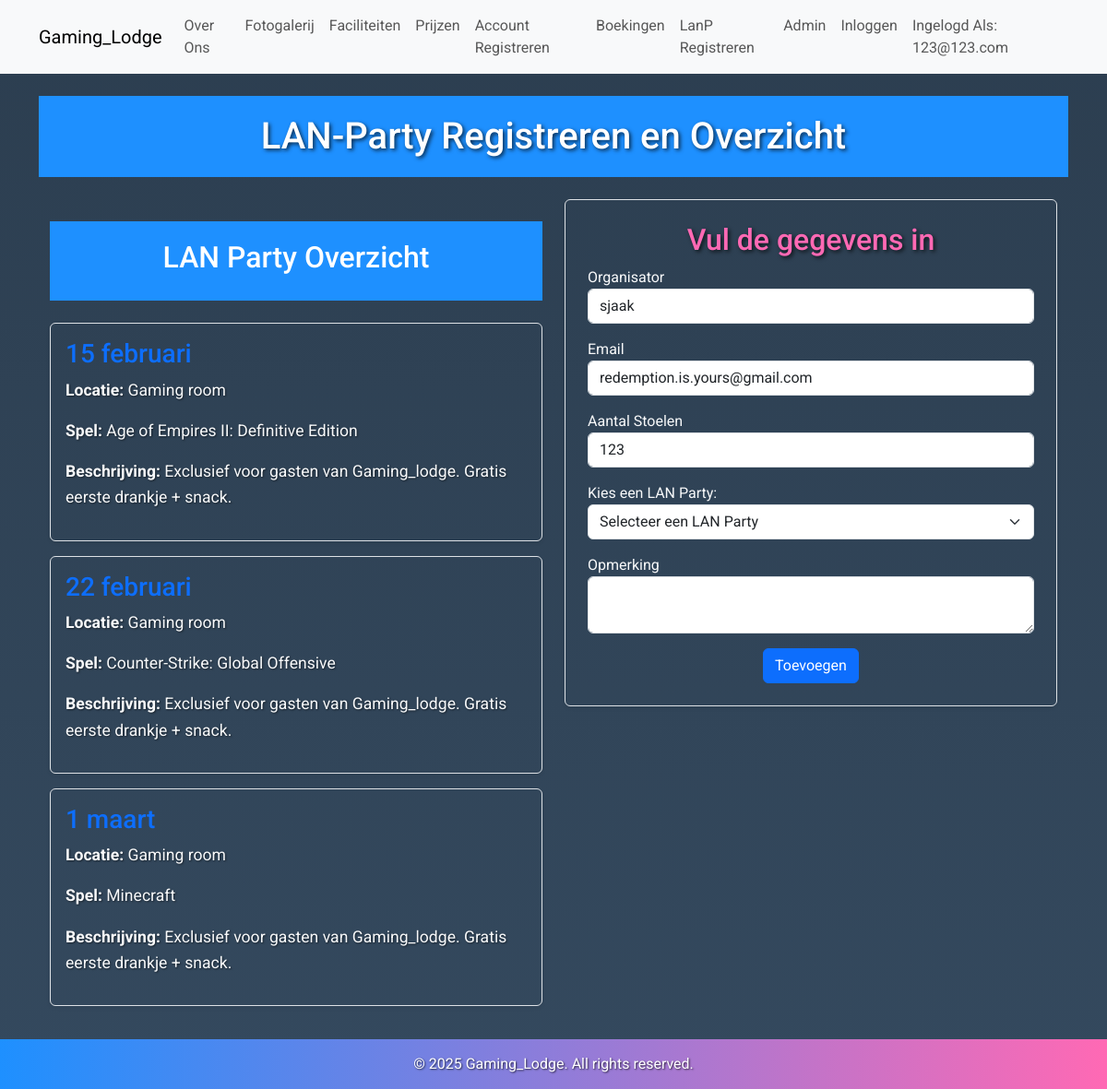
Screenshot of /lanp/update/1 (signed in) with the database file from the repository.
### dbmodel.py (models this page shows, shortened)
class KlantTabel(db.Model, UserMixin):
    id = db.Column(db.Integer, primary_key=True)
    username = db.Column(db.String(80), nullable=False)
    email = db.Column(db.String(120), nullable=False)
    password = db.Column(db.String(120), nullable=False)

class LanTabel(db.Model):
    id = db.Column(db.Integer, primary_key=True)
    lannaam = db.Column(db.String(80), nullable=False)
    organisator = db.Column(db.String(80), nullable=False)
    email = db.Column(db.String(120), nullable=False)
    datum = db.Column(db.String(20), nullable=False)
    aantalstoelen = db.Column(db.Integer, nullable=False)
    opmerking = db.Column(db.String(120))

### routes.py (the view, shortened to what this page needs)
@app.route('/lanp/update/<int:id>', methods=['GET', 'POST'])
def upd_lanp(id):
    party = LanTabel.query.get(id)
    form=LanFormulier(obj=party)
    print(party)
    return render_template('regform_lan.html', form=form, actie='Wijzigen')

### Formulieren.py
class LanFormulier(FlaskForm):
    lannaam = StringField('Naam Lanparty', validators=[DataRequired()])
    organisator = StringField('Naam', validators=[DataRequired()])
    email = StringField('Email', validators=[DataRequired(), Email()])
    datum = DateField('Datum', validators=[DataRequired()])
    aantalstoelen = StringField('Aantal plekken', validators=[DataRequired()])
    opmerking = StringField('Opmerking')
    submit = SubmitField('Toevoegen')

### app.py (called while the page is built)
@app.before_request
def create_tables():
    db.create_all()

### dbmodel.py (called while the page is built)
@login_manager.user_loader
def load_user(user_id):
    return KlantTabel.query.get(int(user_id))

### templates/regform_lan.html (shortened to what this page needs)
{% extends "base.html" %}
{% block content %}
<header class="text-center my-4">
    <h1>LAN-Party Registreren en Overzicht</h1>
</header>
<div class="container">
    <div class="row">
        <div class="col-md-6">
            <main>
                <header class="text-center my-4">
                    <h2>LAN Party Overzicht</h2>
                </header>
                <section class="party-card p-3 mb-3 border rounded shadow-sm">
                    <h3 class="text-primary">15 februari</h3>
                    <p><strong>Locatie:</strong> Gaming room</p>
                    <p><strong>Spel:</strong> Age of Empires II: Definitive Edition</p>
                    <p><strong>Beschrijving:</strong> Exclusief voor gasten van Gaming_lodge. Gratis eerste drankje + snack.</p>
                </section>
                <section class="party-card p-3 mb-3 border rounded shadow-sm">
                    <h3 class="text-primary">22 februari</h3>
                    <p><strong>Locatie:</strong> Gaming room</p>
                    <p><strong>Spel:</strong> Counter-Strike: Global Offensive</p>
                    <p><strong>Beschrijving:</strong> Exclusief voor gasten van Gaming_lodge. Gratis eerste drankje + snack.</p>
                </section>
                <section class="party-card p-3 mb-3 border rounded shadow-sm">
                    <h3 class="text-primary">1 maart</h3>
                    <p><strong>Locatie:</strong> Gaming room</p>
                    <p><strong>Spel:</strong> Minecraft</p>
                    <p><strong>Beschrijving:</strong> Exclusief voor gasten van Gaming_lodge. Gratis eerste drankje + snack.</p>
                </section>
            </main>
        </div>
        <div class="col-md-6">
            <section class="p-4 border rounded shadow-sm">
                <h2 class="text-center">Vul de gegevens in</h2>
                <form method="post" action="/add_registration">
                    <div class="mb-3">
                        {{ form.organisator.label }}
                        {{ form.organisator(class="form-control") }}
                    </div>
                    <div class="mb-3">
                        {{ form.email.label }}
                        {{ form.email(class="form-control") }}
                    </div>
                    <div class="mb-3">
                        {{ form.aantalstoelen.label }}
                        {{ form.aantalstoelen(class="form-control") }}
                    </div>
                    <div class="mb-3">
                        <label for="lan-party-dropdown">Kies een LAN Party:</label>
                        <select id="lan-party-dropdown" name="lan_party" class="form-select">
                            <option value="">Selecteer een LAN Party</option>
                        </select>
                    </div>
                    <div class="mb-3">
                        {{ form.opmerking.label }}
                        {{ form.opmerking(class="form-control") }}
                    </div>
                    <div class="text-center">
                        <button type="submit" class="btn btn-primary">{{ form.submit.label.text }}</button>
                    </div>
                </form>
            </section>
        </div>
    </div>
</div>
{% endblock %}

### templates/base.html (shortened to what this page needs)
<!DOCTYPE html>
<html lang="en">
<head>
    <link rel="stylesheet" href="https://cdn.jsdelivr.net/npm/bootstrap@5.3.0/dist/css/bootstrap.min.css">
</head>
<body>
    <nav class="navbar navbar-expand-lg navbar-light bg-light">
        <div class="container">
            <a class="navbar-brand" href="/">Gaming_Lodge</a>
            <div class="collapse navbar-collapse" id="navbarNav">
                <ul class="navbar-nav me-auto">
                    <li class="nav-item"><a class="nav-link" href="/overons">Over Ons</a></li>
                    <li class="nav-item"><a class="nav-link" href="/fotogalerij">Fotogalerij</a></li>
                    <li class="nav-item"><a class="nav-link" href="/faciliteiten">Faciliteiten</a></li>
                    <li class="nav-item"><a class="nav-link" href="/prijslijst">Prijzen</a></li>
                    <li class="nav-item"><a class="nav-link" href="/registreren">Account Registreren</a></li>
                    <li class="nav-item"><a class="nav-link" href="/boeking/toevoegen">Boekingen</a></li>
                    <li class="nav-item"><a class="nav-link" href="/lanp/reg">LanP Registreren</a></li>
                    <li class="nav-item"><a class="nav-link" href="/admin">Admin</a></li>
                    <li class="nav-item"><a class="nav-link" href="/login">Inloggen</a></li>
                    <li class="nav-item">
                        <a class="nav-link" href="/account-wijzigen">Ingelogd Als: {{ current_user.username }}</a>
                    </li>
                </ul>
            </div>
        </div>
    </nav>
    <div class="container mt-3">
        {% block content %}{% endblock %}
    </div>
    <footer>
        <p>&copy; 2025 Gaming_Lodge. All rights reserved.</p>
    </footer>
</body>
</html>

### templates/base.html (style rules this page uses)
body { font-family: 'Roboto', sans-serif; margin: 0; padding: 0; background: linear-gradient(to bottom, #2c3e50, #34495e); color: #f8f9fa; }
header { background-color: #1e90ff; color: white; padding: 20px 10%; text-align: center; }
header h1 { margin: 0; font-family: 'Roboto', sans-serif; font-size: 2.5em; color: #ffffff; text-shadow: 2px 2px 4px rgba(0, 0, 0, 0.7); }
section { padding: 20px 10%; }
section h2 { color: #ff69b4; margin-bottom: 10px; font-family: 'Roboto', sans-serif; font-size: 2em; text-shadow: 2px 2px 4px rgba(0, 0, 0, 0.7); }
section p { font-family: 'Roboto', sans-serif; line-height: 1.6; font-size: 1.1em; color: #f8f9fa; text-shadow: 1px 1px 2px rgba(0, 0, 0, 0.5); }
footer { background: linear-gradient(90deg, #1e90ff, #ff69b4); color: #fff; padding: 15px 0; text-align: center; margin-top: 20px; text-shadow: 1px 1px 2px rgba(0, 0, 0, 0.7); }
footer p { margin: 0; font-size: 1em; }

### rows the page displays
KlantTabel: username "123@123.com"
LanTabel: organisator "sjaak", email "redemption.is.yours@gmail.com", aantalstoelen "123"
